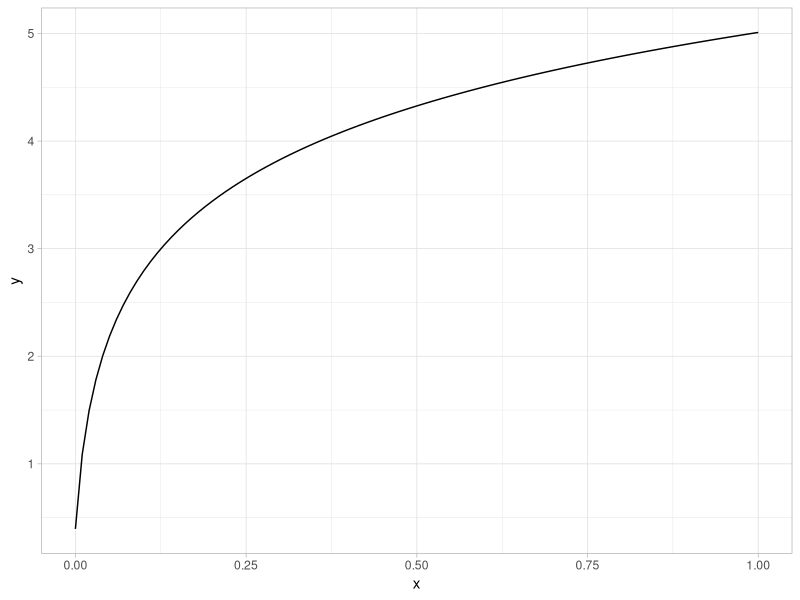
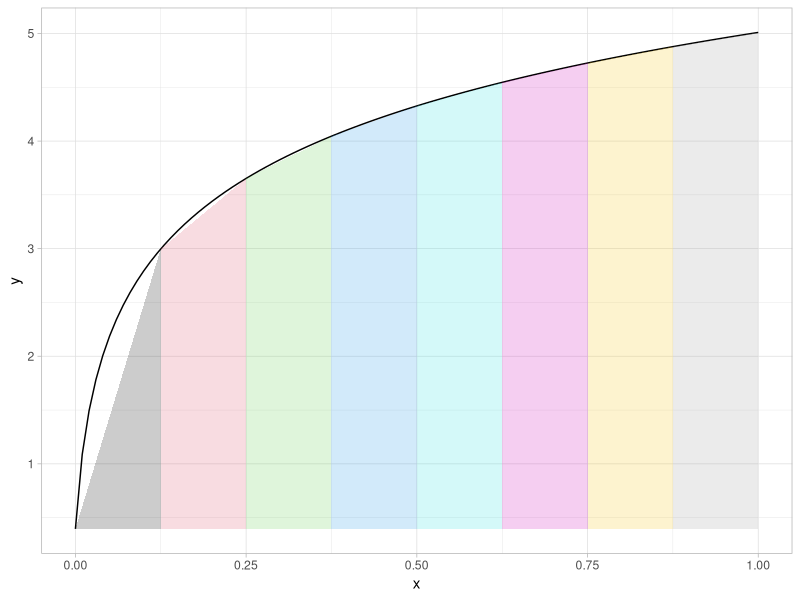
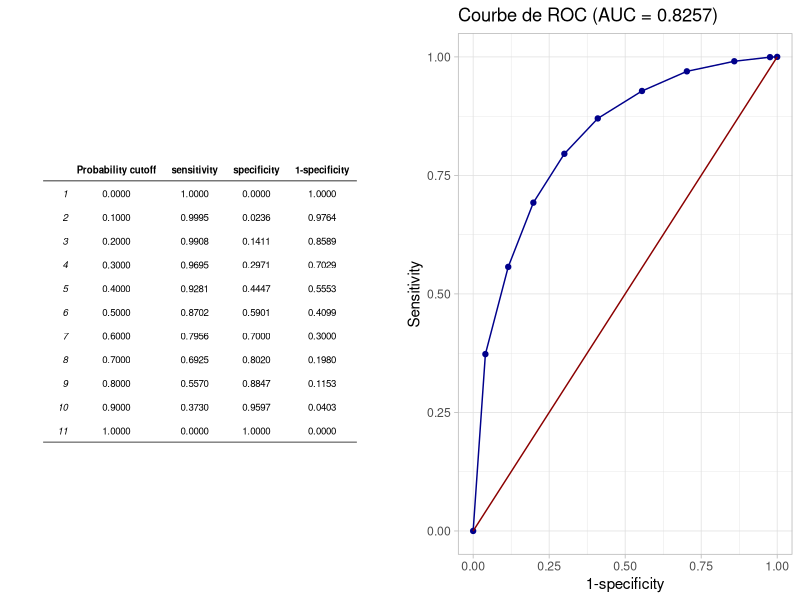

R code for these plots, in order:
## ---- chunk 1
knitr::opts_chunk$set(
  echo = FALSE,
  message = FALSE,
  warning = FALSE,
  fig.pos = "H", out.extra = ""#, cache = TRUE
)
## ---- chunk 2
library(ggpubr)
x = seq(0, 1, by = 0.01)
fun = function(x) 5 + log(x + 0.01)
f = ggplot(data.frame(x = x, y = fun(x)), aes(x = x, y = y)) +
    geom_line() + theme_light()
f
## ---- chunk 3
p = seq(0, 1, by = 0.25/2) # représente la subdivision considérée pour l'axe des x
pt = fun(p) # Les images de ces subdivisions
# Gymnastique pour construire les trapèzes
i = c(1,2,2,1)
j = c(2, 1)
l = fun(0) # les y minimum
dpoly = data.frame(id = rep(1:8, each = 4), 
                   x = c(p[i], p[i+1], p[i+2], p[i+3], p[i+4], p[i+5], p[i+6], p[i+7]),
                   y = c(c(l, l, pt[j]), c(l, l, pt[j+1]), c(l, l, pt[j+2]),
                         c(l, l, pt[j+3]), c(l, l, pt[j+4]), c(l, l, pt[j+5]),
                         c(l, l, pt[j+6]), c(l, l, pt[j+7])
                         )
                   )
# Ajout des trapèzes au graph
f + annotate("polygon", x = dpoly$x, group=dpoly$id,y = dpoly$y, fill=dpoly$id, alpha=0.2)
## ---- chunk 4
height = (pt[-1] + pt[-length(pt)])/2 # (GB+pb)/2
width = diff(p)  # h
sum(height*width)
## ---- chunk 5
x = seq(0, 1, by = 0.01)
y = fun(x)
height = (y[-1]+y[-length(y)])/2
width = diff(x)
sum(height*width)
## ---- chunk 6
# Calculons d'abord les données pour le tracé
library(labelled)
library(ggplot2)
data_sensp = function(modele, n_seuil = 10){
  S = predict(modele, type = "response")
  lsensp1 = lsensp2 = lsensp3 = rep(NA, n_seuil)
  for (s in seq(0, 1, length.out = n_seuil)) {
    ps = (S > s) * 1
    lsensp1[round(1+s*(n_seuil-1))] = s # Probability cutoff
    # sensitivity
    lsensp2[round(1+s*(n_seuil-1))] = sum((ps == 1)*(modele$y == 1))/sum(modele$y == 1) 
    # specificity
    lsensp3[round(1+s*(n_seuil-1))] = 1-sum((ps == 1)*(modele$y == 0))/sum(modele$y == 0) 
  }
  dsensp = data.frame(lsensp1,lsensp2,lsensp3)
  var_label(dsensp$lsensp1) = "Probability cutoff"
  var_label(dsensp$lsensp2) = "sensitivity"
  var_label(dsensp$lsensp3) = "specificity"
  dsensp$lsensp4 = 1-dsensp$lsensp3
  var_label(dsensp$lsensp4) = "1-specificity"

  return(dsensp)
}

# La courbe de roc
lroc = function(modele, n_seuil = 10, titre = "Courbe de ROC"){
  dsensp = data_sensp(modele, n_seuil)
  # calcul de l'aire sous la courbe
  height = (dsensp$lsensp2[-1]+dsensp$lsensp2[-length(dsensp$lsensp2)])/2
  width = -diff(dsensp$lsensp4)
  auc = sum(height*width)
  #la courbe
  message("Aire sous la courbe : ",auc)
  ggplot(dsensp, aes(x=lsensp4, y=lsensp2))+
    geom_line(col = 'darkblue') + geom_point(col = 'darkblue')+
    geom_line(y=sort(dsensp$lsensp4), col='darkred')+
    labs(x = "1-specificity", y = "Sensitivity")+
    ggtitle(paste0(titre, " (AUC = ", round(auc, 4),")"))
}
## ---- chunk 7
# La fonction mode
library(FactoMineR)
data(hobbies)
d = hobbies
mod = function(arg){return(names(table(arg)[max(table(arg)) == table(arg)]))}

# Création des groupes
library(dplyr)
tab = d %>% group_by(Age, Sex) %>% 
  summarise(
    mode = mod(Profession), 
    n = n(), 
    n.NA = sum(is.na(Profession)),
    "%" = round(sum(is.na(Profession))*100/n(), 2)
  )

# Imputation par le mode de chaque groupe
library(data.table)
tab = data.table(tab)
for(i in (1:dim(d)[1])){
  if(is.na(d$Profession[i])){
    d$Profession[i] = tab[tab$Age == d$Age[i] & tab$Sex == d$Sex[i]]$mode
  }
}
## ---- chunk 8
reg = glm(Reading ~ Sex + Age + `Marital status` + Profession + nb.activitees, 
          data = d, family = binomial("logit"))
## ---- chunk 9
library(cowplot)
forme = function(x, dig = 4) {format(round(x, dig),
                                    scientific = F,
                                    nsmall = dig)}
df = forme(data_sensp(reg, n_seuil = 11))
names(df) = c("Probability cutoff", "sensitivity", "specificity", "1-specificity")
plot_grid(
  ggtexttable(df, theme = ttheme("light", 7)),
  lroc(reg, 11)+theme_light(), nrow = 1
)
